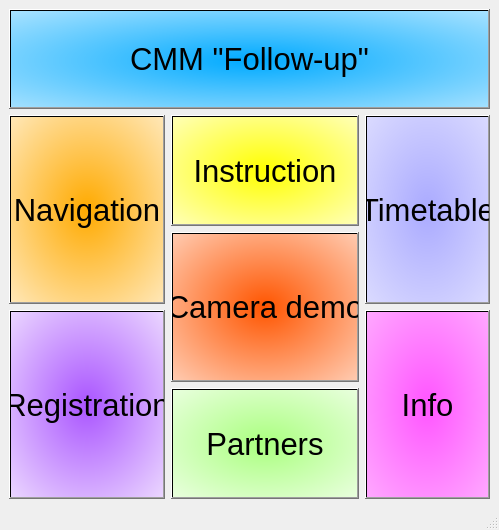
<?xml version="1.0" encoding="UTF-8"?>
<ui version="4.0">
 <class>Menu</class>
 <widget class="QMainWindow" name="Menu">
  <property name="geometry">
   <rect>
    <x>0</x>
    <y>0</y>
    <width>499</width>
    <height>530</height>
   </rect>
  </property>
  <property name="minimumSize">
   <size>
    <width>101</width>
    <height>0</height>
   </size>
  </property>
  <property name="windowTitle">
   <string>MainWindow</string>
  </property>
  <widget class="QWidget" name="MenuMain">
   <property name="sizePolicy">
    <sizepolicy hsizetype="Preferred" vsizetype="Preferred">
     <horstretch>0</horstretch>
     <verstretch>0</verstretch>
    </sizepolicy>
   </property>
   <layout class="QGridLayout" name="gridLayout">
    <item row="3" column="0" rowspan="2">
     <widget class="QPushButton" name="PbReg">
      <property name="sizePolicy">
       <sizepolicy hsizetype="Expanding" vsizetype="Expanding">
        <horstretch>0</horstretch>
        <verstretch>0</verstretch>
       </sizepolicy>
      </property>
      <property name="minimumSize">
       <size>
        <width>102</width>
        <height>102</height>
       </size>
      </property>
      <property name="font">
       <font>
        <pointsize>23</pointsize>
       </font>
      </property>
      <property name="styleSheet">
       <string notr="true">background-color: qradialgradient(spread:pad, cx:0.5, cy:0.5, radius:0.9339, fx:0.5, fy:0.5, stop:0 rgba(170, 85, 255, 255), stop:1 rgba(255, 255, 255, 255));</string>
      </property>
      <property name="text">
       <string>Registration</string>
      </property>
     </widget>
    </item>
    <item row="3" column="2" rowspan="2">
     <widget class="QPushButton" name="PbInfo">
      <property name="sizePolicy">
       <sizepolicy hsizetype="Expanding" vsizetype="Expanding">
        <horstretch>0</horstretch>
        <verstretch>0</verstretch>
       </sizepolicy>
      </property>
      <property name="minimumSize">
       <size>
        <width>102</width>
        <height>102</height>
       </size>
      </property>
      <property name="font">
       <font>
        <pointsize>23</pointsize>
       </font>
      </property>
      <property name="styleSheet">
       <string notr="true">background-color: qradialgradient(spread:pad, cx:0.5, cy:0.5, radius:1.456, fx:0.5, fy:0.5, stop:0 rgba(255, 85, 255, 255), stop:1 rgba(255, 255, 255, 255));</string>
      </property>
      <property name="text">
       <string>Info</string>
      </property>
     </widget>
    </item>
    <item row="4" column="1">
     <widget class="QPushButton" name="PbPartners">
      <property name="sizePolicy">
       <sizepolicy hsizetype="Expanding" vsizetype="Expanding">
        <horstretch>0</horstretch>
        <verstretch>0</verstretch>
       </sizepolicy>
      </property>
      <property name="minimumSize">
       <size>
        <width>101</width>
        <height>68</height>
       </size>
      </property>
      <property name="font">
       <font>
        <pointsize>23</pointsize>
       </font>
      </property>
      <property name="styleSheet">
       <string notr="true">background-color: qradialgradient(spread:pad, cx:0.5, cy:0.5, radius:0.962, fx:0.5, fy:0.5, stop:0 rgba(170, 255, 127, 255), stop:1 rgba(255, 255, 255, 255));</string>
      </property>
      <property name="text">
       <string>Partners</string>
      </property>
     </widget>
    </item>
    <item row="1" column="2" rowspan="2">
     <widget class="QPushButton" name="PbTimetable">
      <property name="sizePolicy">
       <sizepolicy hsizetype="Expanding" vsizetype="Expanding">
        <horstretch>0</horstretch>
        <verstretch>0</verstretch>
       </sizepolicy>
      </property>
      <property name="minimumSize">
       <size>
        <width>102</width>
        <height>102</height>
       </size>
      </property>
      <property name="font">
       <font>
        <pointsize>23</pointsize>
       </font>
      </property>
      <property name="styleSheet">
       <string notr="true">background-color: qradialgradient(spread:pad, cx:0.5, cy:0.5, radius:1.24883, fx:0.5, fy:0.5, stop:0 rgba(170, 170, 255, 255), stop:1 rgba(255, 255, 255, 255));</string>
      </property>
      <property name="text">
       <string>Timetable</string>
      </property>
     </widget>
    </item>
    <item row="1" column="1">
     <widget class="QPushButton" name="PbInstruction">
      <property name="sizePolicy">
       <sizepolicy hsizetype="Expanding" vsizetype="Expanding">
        <horstretch>0</horstretch>
        <verstretch>0</verstretch>
       </sizepolicy>
      </property>
      <property name="minimumSize">
       <size>
        <width>159</width>
        <height>68</height>
       </size>
      </property>
      <property name="font">
       <font>
        <pointsize>23</pointsize>
       </font>
      </property>
      <property name="styleSheet">
       <string notr="true">background-color: qradialgradient(spread:pad, cx:0.5, cy:0.5, radius:0.989949, fx:0.5, fy:0.5, stop:0 rgba(255, 255, 0, 255), stop:1 rgba(255, 255, 255, 255));</string>
      </property>
      <property name="text">
       <string>Instruction</string>
      </property>
     </widget>
    </item>
    <item row="2" column="1" rowspan="2">
     <widget class="QPushButton" name="PbCamera">
      <property name="sizePolicy">
       <sizepolicy hsizetype="Expanding" vsizetype="Expanding">
        <horstretch>0</horstretch>
        <verstretch>0</verstretch>
       </sizepolicy>
      </property>
      <property name="minimumSize">
       <size>
        <width>101</width>
        <height>150</height>
       </size>
      </property>
      <property name="font">
       <font>
        <pointsize>23</pointsize>
       </font>
      </property>
      <property name="styleSheet">
       <string notr="true">background-color: qradialgradient(spread:pad, cx:0.5, cy:0.5, radius:1.022, fx:0.5, fy:0.5, stop:0 rgba(255, 85, 0, 255), stop:1 rgba(255, 255, 255, 255));</string>
      </property>
      <property name="text">
       <string>Camera demo</string>
      </property>
     </widget>
    </item>
    <item row="1" column="0" rowspan="2">
     <widget class="QPushButton" name="PbNavig">
      <property name="sizePolicy">
       <sizepolicy hsizetype="Expanding" vsizetype="Expanding">
        <horstretch>0</horstretch>
        <verstretch>0</verstretch>
       </sizepolicy>
      </property>
      <property name="minimumSize">
       <size>
        <width>102</width>
        <height>102</height>
       </size>
      </property>
      <property name="font">
       <font>
        <family>MS Shell Dlg 2</family>
        <pointsize>23</pointsize>
       </font>
      </property>
      <property name="styleSheet">
       <string notr="true">background-color: qradialgradient(spread:pad, cx:0.5, cy:0.5, radius:0.987514, fx:0.5, fy:0.5, stop:0 rgba(255, 170, 0, 255), stop:1 rgba(255, 255, 255, 255));</string>
      </property>
      <property name="text">
       <string>Navigation</string>
      </property>
     </widget>
    </item>
    <item row="0" column="0" colspan="3">
     <widget class="QPushButton" name="PbHeader">
      <property name="sizePolicy">
       <sizepolicy hsizetype="Expanding" vsizetype="Fixed">
        <horstretch>0</horstretch>
        <verstretch>0</verstretch>
       </sizepolicy>
      </property>
      <property name="minimumSize">
       <size>
        <width>0</width>
        <height>100</height>
       </size>
      </property>
      <property name="maximumSize">
       <size>
        <width>16777215</width>
        <height>100</height>
       </size>
      </property>
      <property name="font">
       <font>
        <pointsize>23</pointsize>
       </font>
      </property>
      <property name="styleSheet">
       <string notr="true">background-color: qradialgradient(spread:pad, cx:0.500091, cy:0.517, radius:1.08893, fx:0.506, fy:0.517045, stop:0 rgba(0, 170, 255, 255), stop:1 rgba(255, 255, 255, 255));</string>
      </property>
      <property name="text">
       <string>CMM &quot;Follow-up&quot;</string>
      </property>
      <property name="checkable">
       <bool>false</bool>
      </property>
      <property name="checked">
       <bool>false</bool>
      </property>
     </widget>
    </item>
   </layout>
  </widget>
  <widget class="QMenuBar" name="menubar">
   <property name="geometry">
    <rect>
     <x>0</x>
     <y>0</y>
     <width>499</width>
     <height>17</height>
    </rect>
   </property>
  </widget>
  <widget class="QStatusBar" name="statusbar"/>
 </widget>
 <resources/>
 <connections/>
</ui>
